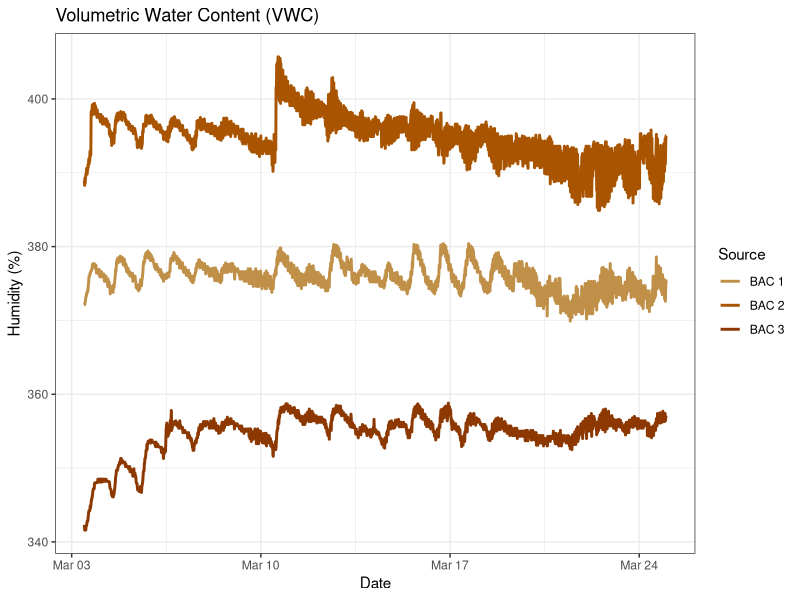
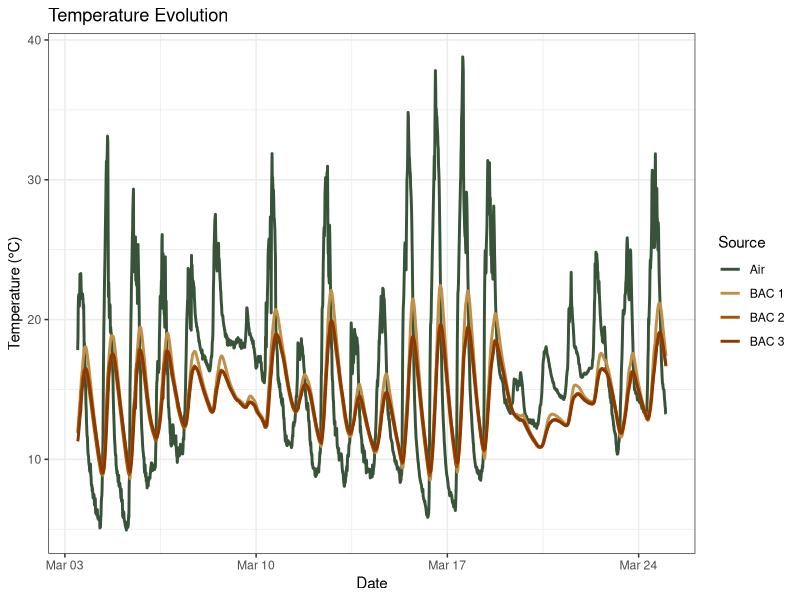

Here is the R script that generated these plots, in order:
# Load required libraries
library(ggplot2)
library(tidyr)
library(dplyr)
library(lubridate)
library(gridExtra)

# 1. Data Loading and Cleaning
# Reading the CSV, handling headers and missing values
raw_data <- read.csv("images_acquisition/BACs_sensors.dat", sep = ",", skip = 1, na.strings = c("NAN", "NA"))
# Removing the first 9 rows (likely sensor calibration/header noise)
clean_data <- raw_data[-c(1:9), ]

# Define custom color palette for publication
sensor_colors <- c("BAC 1" = "#c09048",  
                   "BAC 2" = "#a85400",  
                   "BAC 3" = "#8c3800",  
                   "Air"    = "#385438")

# 2. Data Formatting
# Convert TIMESTAMP to POSIXct date-time format
clean_data$TIMESTAMP <- as.POSIXct(clean_data$TIMESTAMP, format="%Y-%m-%d %H:%M")

# Ensure all character columns are converted to numeric for plotting
clean_data <- clean_data %>%
  mutate_if(is.character, as.numeric)

# Define the observation window
start_date <- as.POSIXct("2025-02-28 16:00:00")
end_date   <- as.POSIXct("2025-03-25 00:00:00")

# 3. Temperature (TC) Data Transformation
temp_long <- clean_data %>%
  select(TIMESTAMP, TC.1., TC.2., TC.3., TC.4.) %>%
  pivot_longer(cols = starts_with("TC"), names_to = "Source", values_to = "Temperature") %>%
  mutate(Source = recode(Source, 
                         "TC.1." = "BAC 1", 
                         "TC.2." = "BAC 2", 
                         "TC.3." = "BAC 3", 
                         "TC.4." = "Air")) %>%
  filter(TIMESTAMP >= start_date & TIMESTAMP <= end_date)

# 4. Volumetric Water Content (VWC) Data Transformation
hum_long <- clean_data %>%
  select(TIMESTAMP, VWC.1., VWC.2., VWC.3.) %>%
  pivot_longer(cols = starts_with("VWC"), names_to = "Source", values_to = "Humidity") %>%
  mutate(Source = recode(Source, 
                         "VWC.1." = "BAC 1", 
                         "VWC.2." = "BAC 2", 
                         "VWC.3." = "BAC 3")) %>%
  filter(TIMESTAMP >= start_date & TIMESTAMP <= end_date)

# 5. Visualization
# Temperature Plot
p_temp <- ggplot(temp_long, aes(x = TIMESTAMP, y = Temperature, color = Source)) +
  geom_line(linewidth = 1) + # Note: 'size' is deprecated in newer ggplot2, use 'linewidth'
  scale_color_manual(values = sensor_colors) +
  labs(title = "Temperature Evolution", x = "Date", y = "Temperature (°C)") +
  theme_bw()

# Humidity Plot
p_hum <- ggplot(hum_long, aes(x = TIMESTAMP, y = Humidity, color = Source)) +
  geom_line(linewidth = 1) +
  scale_color_manual(values = sensor_colors) +
  labs(title = "Volumetric Water Content (VWC)", x = "Date", y = "Humidity (%)") +
  theme_bw()

#Save plot
combined <- gridExtra::arrangeGrob(p_temp, p_hum, ncol = 1)
ggsave(
  filename = "images_acquisition/Figures/Figure_sensors_data.png", 
  plot = combined,
  device = "png",
  width = 8, 
  height = 10, 
  units = "in",
  dpi = 300
)
